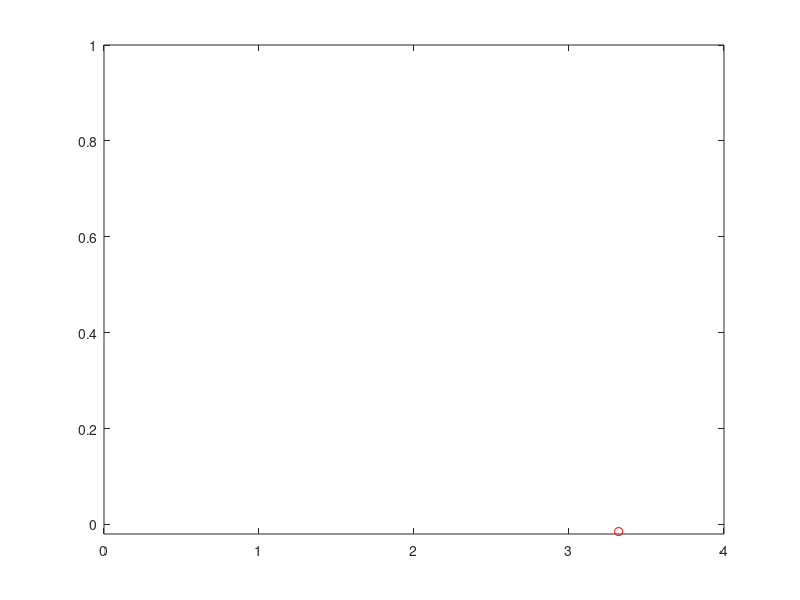

MATLAB code to generate this figure:
clear all
close all

x=0; y=0; %ini position
vx=4; vy=4; %ini velocity

m=1; g=9.8;
dt=0.01;

h=plot(x,y,'ro');
axis([0 4 -0.02 1])

for k=1:300
    x=x+dt*vx;
    y=y+dt*vy;
    vx=vx+dt*0;
    vy=vy+dt*(-m*g);
    
    set(h,'xdata',x,'ydata',y);
    if(mod(k,3)==0) pause(0.03); end
    if(y<0) break; end
end
